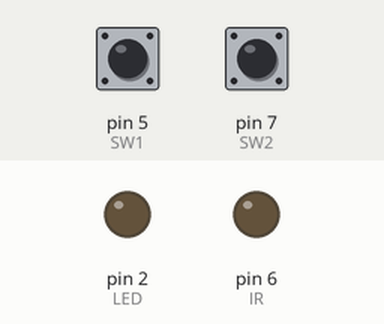
Recording of a sketch running on a simulated Arduino Uno, built with avr-gcc and run on an emulated ATmega328P. On the bench: output pins drawn as LEDs (lit = HIGH). Inputs (shaded band) come from the test bench; at power-on: pin 5 (SW1) HIGH, pin 7 (SW2) HIGH.

Above: at 1.2 s.
1.3 s: pin 5 (SW1) pulled LOW for 0.15 s
At 1.41 s:
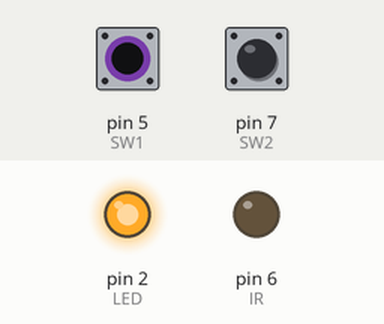
3.0 s: pin 7 (SW2) pulled LOW for 0.15 s
At 3.9 s:
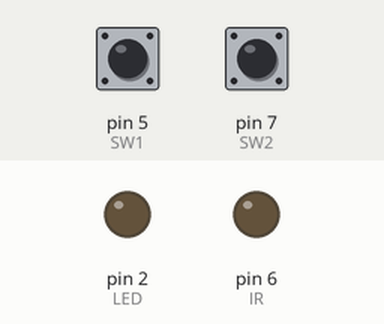
Timing chart, 0 to 6.0 s (numbered marks = the images above; inputs shaded):
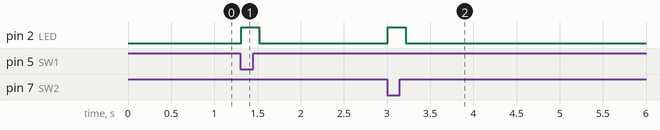

The sketch:

IR_Trigger_v03.ino
```cpp
// IR Trigger
// v03 using BJT driver

// RC-1 Equivalent trigger for Canon EOS
// Frecuency: 32700 Hz (29800 to 35500 Hz)
// Pulses/Burst: 16 (9 to 22)
// Two burst start delay: Immediate 7.82ms
//                        Delayed (2s) 5.86ms

// Works Ok
// Use IR LED TSHF5210

#define LED 2 // Red LED at pin 2 (P1.0)
#define SW1 5 // Button between pin 5 (P1.3) and GND
#define SW2 7 // Button between pin 7 (P1.5) and GND
#define IR  6 // IR LED between pin 6 (P1.4) and VDD

void setup()
{
pinMode(LED,OUTPUT);       // LED pin in output mode
digitalWrite(LED,LOW);     // LED OFF

pinMode(SW1,INPUT_PULLUP); // Pull-Up at SW1
pinMode(SW2,INPUT_PULLUP); // Pull-Up at SW2

pinMode(IR,OUTPUT);        // IR LED pin in output mode
digitalWrite(IR,LOW);      // IR OFF
}

/************** TEST FUNCTIONS ****************/

// Changes blink frequency depending on SW1 and SW2
void blinkTest()
{
  digitalWrite(LED,HIGH);
  if (digitalRead(SW1))
      delay(1000);  // Time ON 1s if SW1 not pressed
      else
      delay(200);   // Time ON 0.2s of SW1 pressed
  digitalWrite(LED,LOW);
  if (digitalRead(SW2))
      delay(1000);  // Time OFF 1s if SW2 not pressed
      else
      delay(200);   // Time OFF 0.2s if SW2 pressed
}

/**********************************************/

// Sends one burst of 16 pulses at 32700 Hz
// 31850 measured value
// Funciona 12-12
void burst()
 {
 int i;
 for(i=0;i<16;i++)
      {
      digitalWrite(IR,HIGH);
      delayMicroseconds(12);  // 3us overhead to 18us
      digitalWrite(IR,LOW);
      delayMicroseconds(12);
      }
 }

// Send Inmediate (Test OK)
// Measured burst start separation 7.82ms
void immediate()
{
  digitalWrite(LED,HIGH);
  burst();
  delay(6);
  delayMicroseconds(635);
  burst();
  delay(200);
  digitalWrite(LED,LOW);
}

// Send Delayed (Test OK)
// Measured burst start separation 5.77ms
void delayed()
{
  digitalWrite(LED,HIGH);
  burst();
  delay(4);
  delayMicroseconds(635);
  burst();
  delay(200);
  digitalWrite(LED,LOW);
}


// Camera test
void cameraTest()
{
  if (!digitalRead(SW1))
     {
     delay(10);
     immediate();
     while (!digitalRead(SW1));
     delay(10);
     }

  if (!digitalRead(SW2))
     {
     delay(10);
     delayed();
     while (!digitalRead(SW2));
     delay(10);
     }

}

void loop()
{
//  blinkTest();
cameraTest();

}
```

Measured:
- after the input at 1.3 s, pin 2 (LED): LOW → HIGH at once, → LOW 0.21 s later
- after the input at 3.0 s, pin 2 (LED): LOW → HIGH at once, → LOW 0.21 s later
